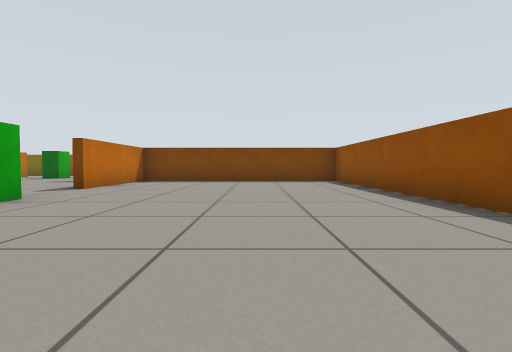
[1] (above)

19 first-person views from a walk through a robot-simulator world made for Gazebo. The camera is 0.45 m above the floor, tilts 2° down and sees 85° across. The floor is counted in squares, 1 m on a side. Each view is taken from the middle of a square. On the plan, view 1 faces up. The plan holds only what a view shows up to about 9 squares ahead; the rest is blank. Robots are left out.

[2]
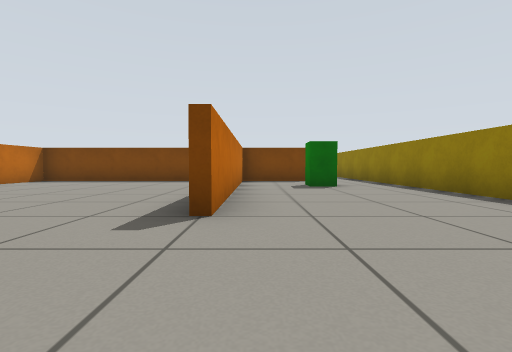

[3]
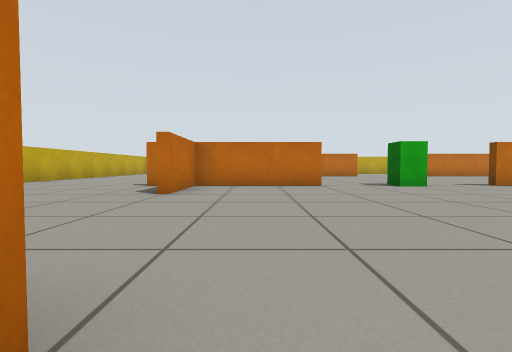

[4]
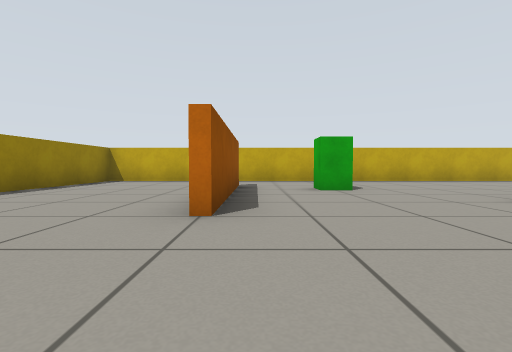

[5]
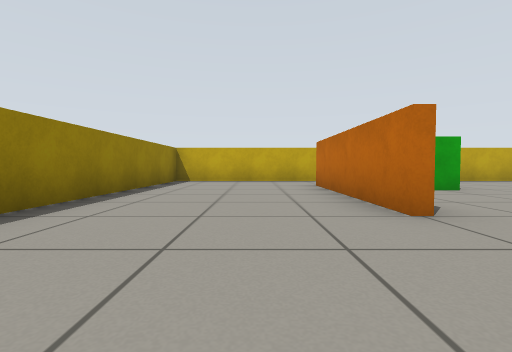

[6]
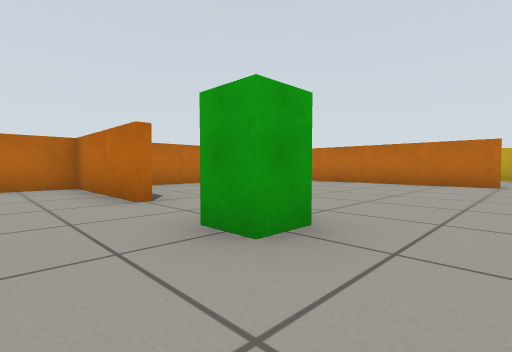

[7]
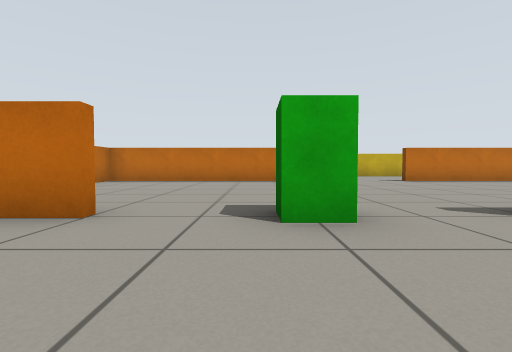

[8]
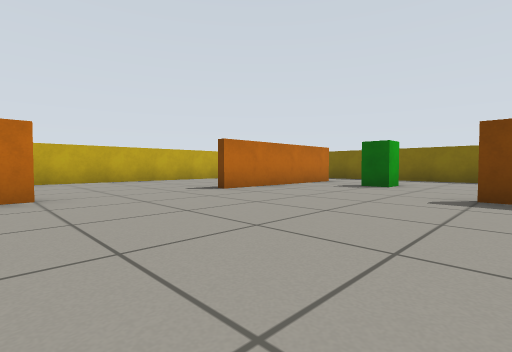

[9]
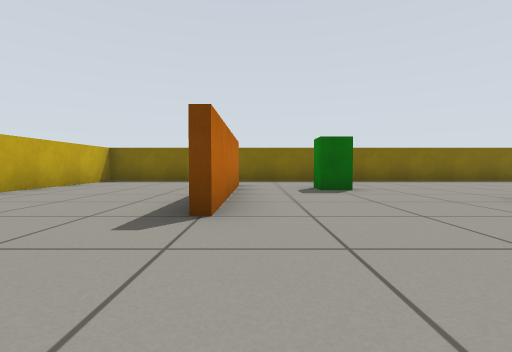

[10]
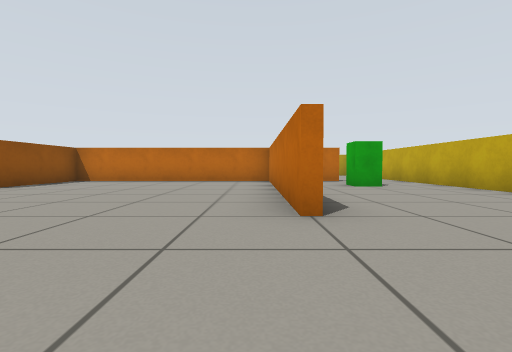

[11]
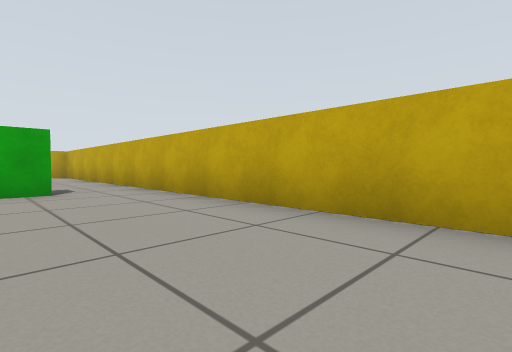

[12]
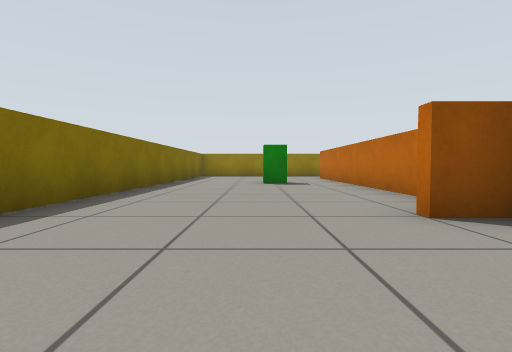

[13]
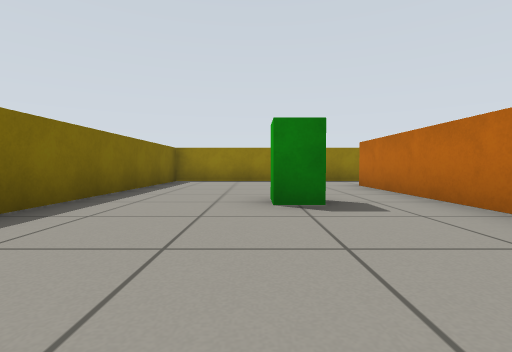

[14]
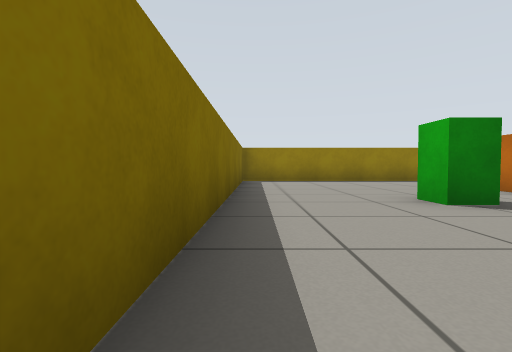

[15]
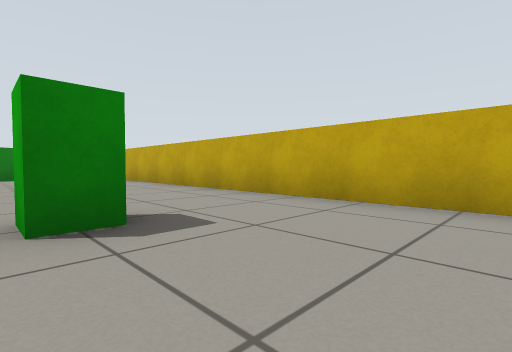

[16]
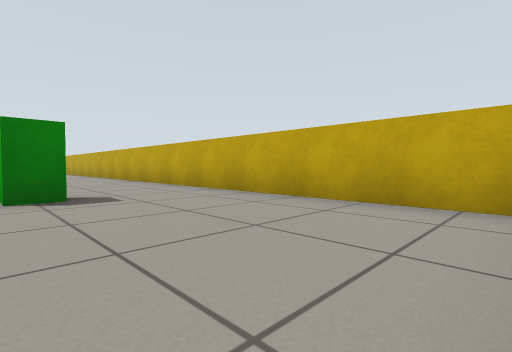

[17]
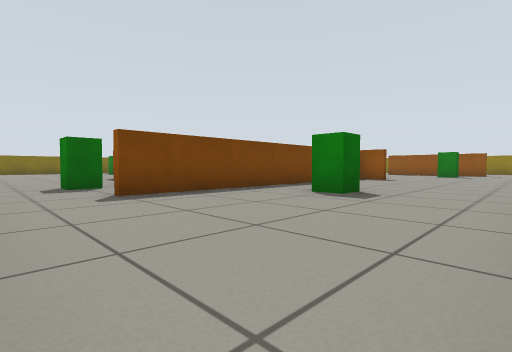

[18]
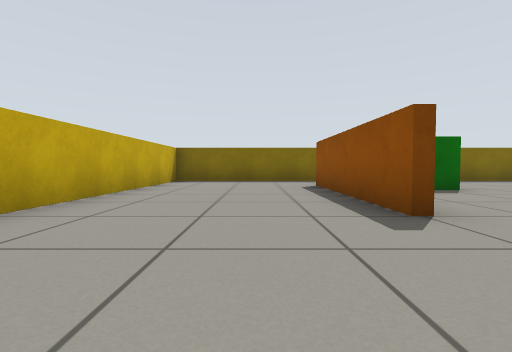

[19]
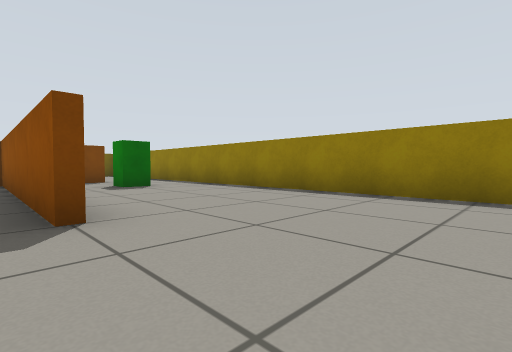

### Floor plan
Points are (right, up) in squares from view 1. A wall is a line through its corners. A room is listed if a view was taken in it or the views show most of it. See-through windows are left out.
Room 1 (views 1, 2, 3, 4, 5, 6, 7, 8, 9, 10, 11, 12, 13, 14, 15, 16, 17, 18, 19)
walls: (-3.4, 1.6) (-3.4, -1.5); (-1.9, 8.6) (4.5, 8.6); (-3.6, 8.8) (-3.6, 9.5); (-3.6, -1.5) (-3.6, 1.1); (2.4, 2.4) (2.4, 8.5); (-9.4, 4.6) (-9.4, -1.4) (-1.5, -1.4); (-6.4, -1.6) (-11.5, -1.6); (2.6, 8.1) (2.6, 2.5); (2.6, -0.5) (2.6, -4.5); (-9.6, 7.5) (-9.6, 11.5); (4.5, 8.4) (-3.4, 8.4) (-3.4, 5.5); (-9.4, 11.5) (-9.4, 7.5); (2.4, -4.4) (2.4, -0.5); (-11.6, -1.4) (-11, -1.4); (-12.9, -6.4) (6.4, -6.4) (6.4, 13.4) (-13.4, 13.4) (-13.4, -4.4)
objects: pillar (-12, 0) to (-11, 1); pillar (-9, -4) to (-8, -3); pillar (-8, 10) to (-7, 11); pillar (-4, 3) to (-3, 4); pillar (0, -4) to (1, -3); pillar (1, 10) to (2, 11); pillar (4, 6) to (5, 7)

Positions as (right, up) in squares from view 1, and headings:
1: (0, 0), facing up
2: (3, 0), facing up
3: (3, 0), facing left
4: (2, 2), facing down
5: (4, 2), facing down
6: (-2, 5), facing down-left
7: (-1, 3), facing left
8: (-5, 4), facing up-left
9: (-9, 5), facing up
10: (-9, 7), facing down
11: (-11, 6), facing down-left
12: (-6, 11), facing right
13: (-2, 11), facing right
14: (-2, 13), facing right
15: (-11, -3), facing down-right
16: (-13, -3), facing down-right
17: (-13, -6), facing up-right
18: (-11, 5), facing up
19: (2, 0), facing up-right
